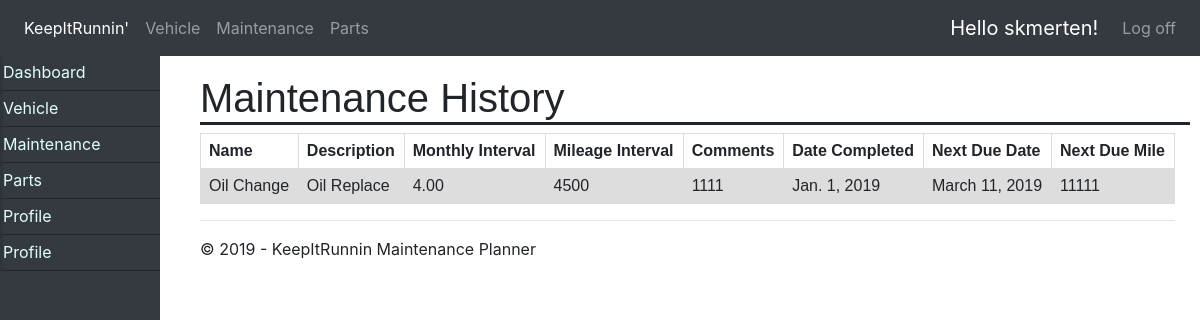
Page /maintenance/history/ (signed in) on the committed database.
### maintenance/models.py (models this page shows, shortened)
class Maintenance_Record(models.Model):
    maintenance = models.ForeignKey(Maintenance, on_delete=models.CASCADE)
    comments = models.CharField(max_length=250)
    date_completed = models.DateField()
    current_mileage = models.IntegerField(max_length=None)
    next_due_date = models.DateField()
    next_due_mile = models.IntegerField(max_length=None)
    completed = models.IntegerField(max_length=None)

class Maintenance(models.Model):
    vehicle = models.ForeignKey(Vehicle, on_delete=models.CASCADE)
    name = models.CharField(max_length=200,null=False)
    description = models.CharField(max_length=100,null=True)
    months = models.DecimalField(max_digits=5, decimal_places=2)
    miles = models.IntegerField(max_length=None)
    materials = models.CharField(max_length=250,null=True)
    comments = models.CharField(max_length=250,null=True)

### maintenance/views.py (the view)
# urls.py: path('maintenance/history/', maintenance.views.viewMaintHist, name='viewMaintHist'),
@login_required(login_url='/login')
def viewMaintHist(request):
    assert isinstance(request, HttpRequest)
    return render(
        request,
        'app/viewMaintHist.html',
        {
            'title':'Maintenance History',
            'year':datetime.now().year,
            'maintenanceHistory': Maintenance_Record.objects.filter(maintenance__vehicle__user=request.user),
            'maintOptions':True
        }
    )

### app/templates/app/viewMaintHist.html (shortened to what this page needs)
{% extends "app/layout.html" %}
{% block content %}
<div>
    <table id="schedulMaint2">
      <tr>
        <th>Name</th>
        <th>Description</th>
        <th>Monthly Interval</th>
	    <th>Mileage Interval</th>
	    <th>Comments</th>
	    <th>Date Completed</th>
	    <th>Next Due Date</th>
	    <th>Next Due Mile</th>
      </tr>
        {% for each in maintenanceHistory %}
	        <tr>
            <td>{{each.maintenance.name}}</td>
            <td>{{each.maintenance.description}}</td>
            <td>{{each.maintenance.months}}</td>
            <td>{{each.maintenance.miles}}</td>
            <td>{{each.comments}}</td>
            <td>{{each.date_completed}}</td>
            <td>{{each.next_due_date}}</td>
            <td>{{each.next_due_mile}}</td>
	        </tr>
        {% endfor %}
    </table>
</div>
{% endblock %}

### app/templates/app/loginpartial.html (shortened to what this page needs)
{% if user.is_authenticated %}
<form id="logoutForm" action="/logout" method="post" class="navbar-nav">
    <ul class="navbar-nav ">
        <li><span class="navbar-brand">Hello {{ user.username }}!</span></li>
        <li><a class="nav-link" href="javascript:document.getElementById('logoutForm').submit()">Log off</a></li>
    </ul>
</form>
{% else %}
<ul class="navbar-nav">
    <li><a class="nav-link" href="{% url 'login' %}">Log in</a></li>
</ul>
{% endif %}

### app/static/app/content/site.css (style rules this page uses)
body { padding-top: 50px; padding-bottom: 30px; }

### app/static/app/content/forms.css (style rules this page uses)
table { font-family: arial, sans-serif; border-collapse: collapse; width: 100%; }
td, th { border: 1px solid #dddddd; text-align: left; padding: 8px; }
tr:nth-child(even) { background-color: #f1f1f1; }

### app/templates/app/viewMaintHist.html (style rules this page uses)
table { font-family: arial, sans-serif; border-collapse: collapse; width: 100%; }
td, th { border: 1px solid #dddddd; text-align: left; padding: 8px; }
tr:nth-child(even) { background-color: #dddddd; }

### rows in the picture
Maintenance_Record: maintenance.name "Oil Change", maintenance.description "Oil Replace", maintenance.months "4.00", maintenance.miles "4500", comments "1111", date_completed "Jan. 1, 2019", next_due_date "March 11, 2019", next_due_mile "11111"

### other values in the picture
{{ user.username }} "skmerten"
{{ title }} "Maintenance History"
